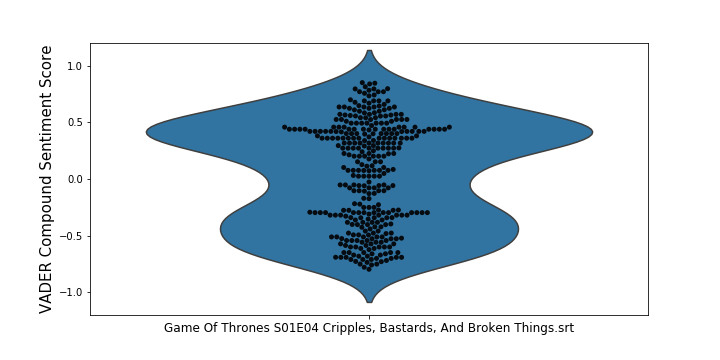

Reproduce this figure in Python.

# coding: utf-8

# In[95]:


# Dependencies

import pandas as pd
import numpy as np
import matplotlib.pyplot as plt
import json
import seaborn as sns
from pprint import pprint
from vaderSentiment.vaderSentiment import SentimentIntensityAnalyzer
analyzer = SentimentIntensityAnalyzer()


# In[19]:


# Read the file

filename = "Raw_Data/season1.json"
with open(filename, "r") as data_file:
    data = json.load(data_file)


# In[99]:


# Extract files and set up

season1 = {}
counter = 1
lines = []
eptitles = []
for x in data.keys():
    eptitles.append(x)
    for key, line in data[x].items():
        lines.append(line)
    season1[f"Ep{counter}"] = lines
    counter += 1
    lines = []


# In[89]:


# Run VADER on each episode, ignore sentiment score of 0 lines

sentiments = {}
sentiment_list = []
for episode in season1:
    for line in season1[episode]:
        results = analyzer.polarity_scores(line)
        
        # Only add non-zero results
        if results["compound"] != 0:
            sentiment_list.append(results)
    sentiments[episode] = sentiment_list
    sentiment_list = []


# In[113]:


# Each ep its own dataframe

ep1_df = pd.DataFrame(sentiments["Ep1"])
ep1_df["Name"] = eptitles[0]
ep2_df = pd.DataFrame(sentiments["Ep2"])
ep2_df["Name"] = eptitles[1]
ep3_df = pd.DataFrame(sentiments["Ep3"])
ep3_df["Name"] = eptitles[2]
ep4_df = pd.DataFrame(sentiments["Ep4"])
ep4_df["Name"] = eptitles[3]
ep5_df = pd.DataFrame(sentiments["Ep5"])
ep6_df = pd.DataFrame(sentiments["Ep6"])
ep7_df = pd.DataFrame(sentiments["Ep7"])
ep8_df = pd.DataFrame(sentiments["Ep8"])
ep9_df = pd.DataFrame(sentiments["Ep9"])
ep10_df = pd.DataFrame(sentiments["Ep10"])
ep1_df.head()


# In[91]:


# Make a DF of average values because..?

mean_df = pd.DataFrame({
    "E1": ep1_df["compound"].mean(),
    "E2": ep2_df["compound"].mean(),
    "E3": ep3_df["compound"].mean(),
    "E4": ep4_df["compound"].mean(),
    "E5": ep5_df["compound"].mean(),
    "E6": ep6_df["compound"].mean(),
    "E7": ep7_df["compound"].mean(),
    "E8": ep8_df["compound"].mean(),
    "E9": ep9_df["compound"].mean(),
    "E10": ep10_df["compound"].mean()
}, index=["Compound Score"])
mean_df


# In[114]:


# Plot each episode
plt.close()
plt.figure(figsize=(10,5))
plt.ylim(-1.2,1.2)
sns.violinplot(x='Name',y='compound',data=ep4_df,inner=None)
sns.swarmplot(x="Name", y="compound",data=ep4_df, color="black", alpha=.9);
plt.xlabel('')
plt.xticks(size=12)
plt.ylabel('VADER Compound Sentiment Score',size=15)
plt.savefig('Season1.png')
plt.show()


# In[100]:


eptitles
